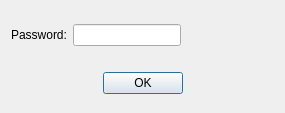
<?xml version="1.0" encoding="UTF-8"?>
<ui version="4.0">
 <class>PasswordDlg</class>
 <widget class="QDialog" name="PasswordDlg">
  <property name="geometry">
   <rect>
    <x>0</x>
    <y>0</y>
    <width>285</width>
    <height>113</height>
   </rect>
  </property>
  <property name="minimumSize">
   <size>
    <width>285</width>
    <height>113</height>
   </size>
  </property>
  <property name="windowTitle">
   <string>Password required</string>
  </property>
  <layout class="QVBoxLayout" name="verticalLayout">
   <property name="topMargin">
    <number>24</number>
   </property>
   <property name="bottomMargin">
    <number>12</number>
   </property>
   <item>
    <layout class="QFormLayout" name="mPasswordFormLayout">
     <property name="fieldGrowthPolicy">
      <enum>QFormLayout::FieldsStayAtSizeHint</enum>
     </property>
     <item row="0" column="0">
      <widget class="QLabel" name="mPasswordLabel">
       <property name="text">
        <string>Password:</string>
       </property>
      </widget>
     </item>
     <item row="0" column="1">
      <widget class="QLineEdit" name="mPasswordEdit">
       <property name="inputMethodHints">
        <set>Qt::ImhHiddenText|Qt::ImhNoAutoUppercase|Qt::ImhNoPredictiveText|Qt::ImhSensitiveData</set>
       </property>
       <property name="echoMode">
        <enum>QLineEdit::Password</enum>
       </property>
      </widget>
     </item>
    </layout>
   </item>
   <item>
    <widget class="QDialogButtonBox" name="mButtonBox">
     <property name="maximumSize">
      <size>
       <width>16777215</width>
       <height>50</height>
      </size>
     </property>
     <property name="orientation">
      <enum>Qt::Horizontal</enum>
     </property>
     <property name="standardButtons">
      <set>QDialogButtonBox::Ok</set>
     </property>
     <property name="centerButtons">
      <bool>true</bool>
     </property>
    </widget>
   </item>
  </layout>
 </widget>
 <resources/>
 <connections>
  <connection>
   <sender>mButtonBox</sender>
   <signal>accepted()</signal>
   <receiver>PasswordDlg</receiver>
   <slot>accept()</slot>
   <hints>
    <hint type="sourcelabel">
     <x>137</x>
     <y>92</y>
    </hint>
    <hint type="destinationlabel">
     <x>137</x>
     <y>56</y>
    </hint>
   </hints>
  </connection>
 </connections>
</ui>
